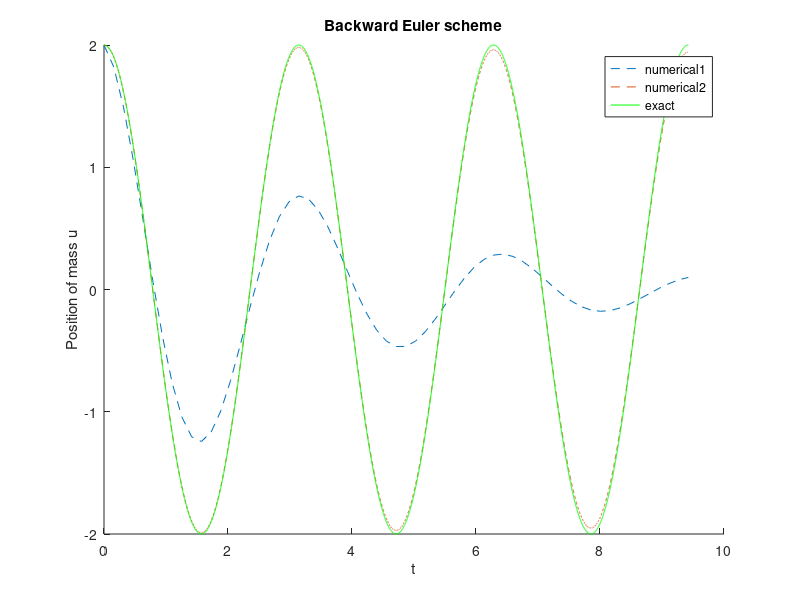

The MATLAB source for this figure:
omega = 2;
P = 2*pi/omega;
dt = [P/20 P/2000]';
T = 3*P;

% Initial condition
X_0 = 2;
v_0 = 0;

for ii = 1:length(dt)
N_t = floor(round(T/dt(ii)));

t = linspace(0, N_t*dt(ii), N_t+1);

u = zeros(N_t+1, length(dt));
v = zeros(N_t+1, length(dt));

% Initial condition are assigned.
u(1,:) = X_0;
v(1,:) = v_0;

    for n = 2:N_t+1
        u(n,ii) = (1.0/(1+(dt(ii)*omega)^2)) * (dt(ii)*v(n-1,ii) + u(n-1,ii));
        v(n,ii) = (1.0/(1+(dt(ii)*omega)^2)) * (-dt(ii)*omega^2*u(n-1,ii) + v(n-1,ii));
    end
    
hold on
plot(t, u(:,ii), '--');
end

plot(t, X_0*cos(omega*t), 'g-');

legend('numerical1', 'numerical2', 'exact');
title('Backward Euler scheme')
xlabel('t'); ylabel('Position of mass u');

hold off
